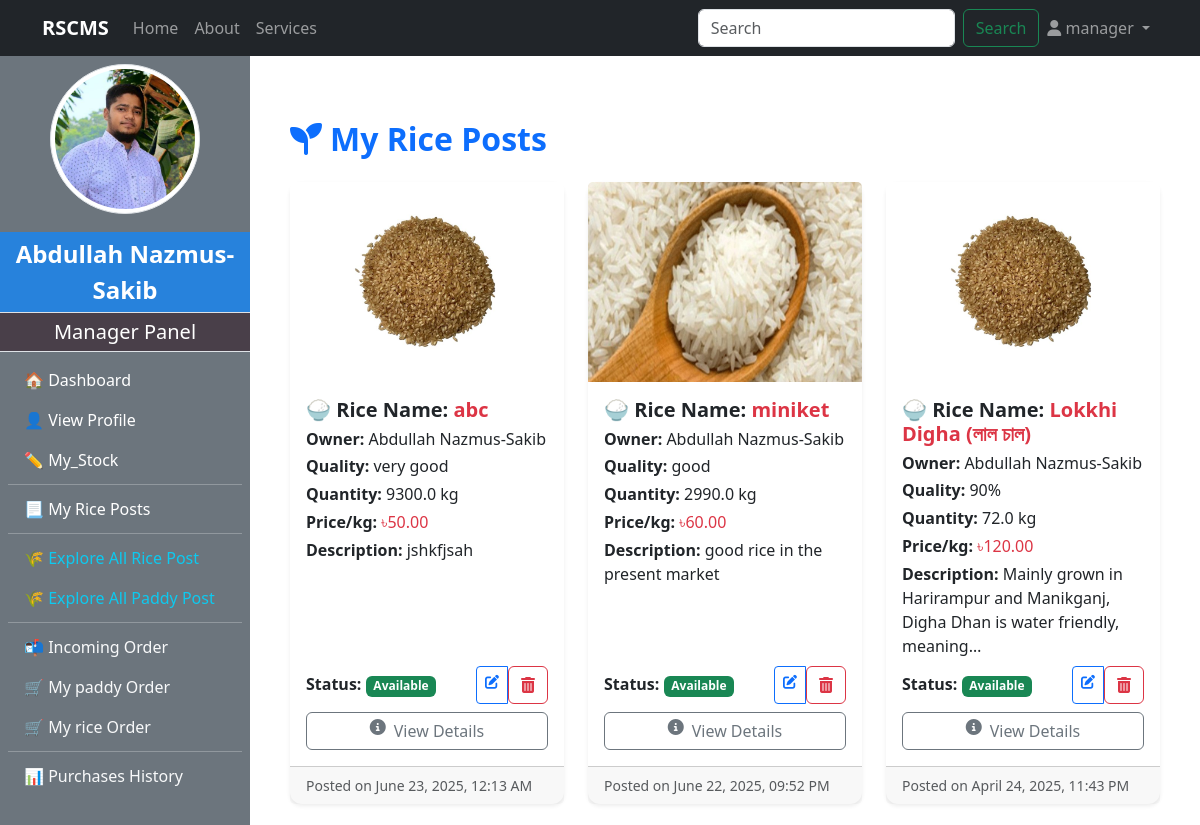
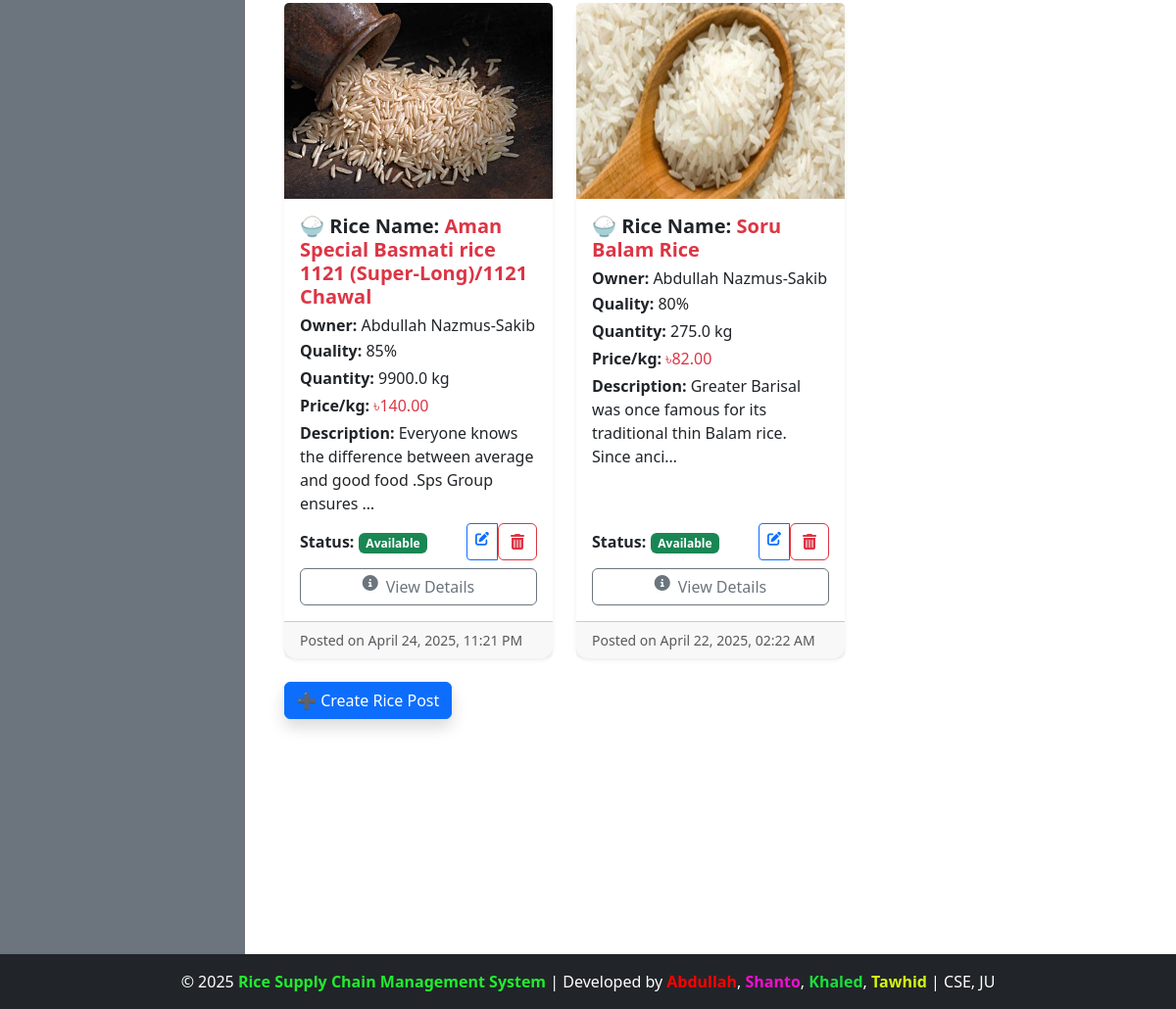
/manager/show_my_rice_post/ (signed in), run on the app's committed database (2 pictures, top to bottom).
### accounts/models.py (models this page shows, shortened)
class CustomUser(AbstractUser):
    ROLE_CHOICES = (
        ('admin', 'Admin'),
        ('manager', 'Manager'),
        ('customer', 'Customer'),
        ('dealer', 'Dealer'),
    )
    role = models.CharField(max_length=20, choices=ROLE_CHOICES, default='admin')

### manager/models.py (models this page shows, shortened)
class ManagerProfile(models.Model):
    user = models.OneToOneField(CustomUser,on_delete=models.CASCADE,limit_choices_to={'role':'manager'},related_name="managerprofile")
    full_name = models.CharField(max_length=100)
    phone_number = models.CharField(max_length=11)
    transaction_password = models.CharField(blank=True)
    address = models.TextField()
    mill_name = models.CharField(max_length=100)
    mill_location = models.TextField()
    profile_image = models.ImageField(upload_to="manager_profile/",blank=True,null=True)
    experience_year = models.PositiveIntegerField(blank=True, null=True)
    bio = models.TextField(blank=True)
    created_at = models.DateTimeField(auto_now_add=True)

class RicePost(models.Model):
    manager = models.ForeignKey(CustomUser,on_delete=models.CASCADE, limit_choices_to={'role':'manager'},related_name="managerPost")
    rice_name = models.CharField(max_length=200, blank=True, null=True)
    quality = models.CharField(max_length=100)
    quantity_kg = models.FloatField()
    price_per_kg = models.DecimalField(max_digits=6, decimal_places=2)
    description = models.TextField()
    is_sold = models.BooleanField(default=False)
    rice_image = models.ImageField(upload_to="rice_image/",blank=True,null=True)
    created_at = models.DateTimeField(auto_now_add=True)

### manager/views.py (the view)
# urls.py: path('show_my_rice_post/',views.show_my_rice_post, name='show_my_rice_post'),
@login_required(login_url="login")
@user_passes_test(check_manager)
def show_my_rice_post(request):
    if request.user.role in ['manager']:
        rice_posts = RicePost.objects.filter(manager=request.user, is_sold=False).order_by("-created_at")
    else:
        return HttpResponse("Only manager can see this post")
    context = {
        "check" : 2,
        'rice_posts':rice_posts
    }
    return render(request,"manager/show_rice_post.html",context)

### admin_panel/context_processors.py (called while the page is built)
def admin_profile(request):
    if request.user.is_authenticated:
        try:
            admin = AdminProfile.objects.get(user=request.user)
            return {'admin': admin}
        except AdminProfile.DoesNotExist:
            return {}
    return {}

### customer/context_processors.py (called while the page is built)
def customer_profile(request):
    if request.user.is_authenticated:
        try:
            customer = CustomerProfile.objects.get(user=request.user)
            return {'customer': customer}
        except CustomerProfile.DoesNotExist:
            return {}
    return {}

### manager/context_processors.py (called while the page is built)
def manager_profile(request):
    if request.user.is_authenticated:
        try:
            manager = ManagerProfile.objects.get(user=request.user)
            return {'manager': manager}
        except ManagerProfile.DoesNotExist:
            return {}
    return {}

### manager/views.py (called while the page is built)
def check_manager(user):
    return user.is_authenticated and user.role == 'manager'

### manager/templates/manager/show_rice_post.html (shortened to what this page needs)
{% extends 'base.html' %}
{% load static %}
{% block content %}
<div class="container mt-5">
    <h2 class="mb-4 text-primary fw-bold">
        {% if check == 1 %}
            <i class="fas fa-seedling me-2"></i>Explore Rice Posts
        {% elif check == 2 %}
            <i class="fas fa-seedling me-2"></i>My Rice Posts
        {% endif %}
    </h2>
    {% if rice_posts %}
        <div class="row row-cols-1 row-cols-md-2 row-cols-lg-3 g-4">
            {% for post in rice_posts %}
                <div class="col">
                    <div class="card h-100 border-0 shadow-sm transition card-hover">
                        <div class="overflow-hidden">
                            {% if post.rice_image %}
                                <img src="{{ post.rice_image.url }}" class="card-img-top img-hover" alt="Rice Image" style="height: 200px; object-fit: cover;">
                            {% else %}
                                <img src="{% static 'images/default_rice.jpg' %}" class="card-img-top img-hover" alt="Default Rice Image" style="height: 200px; object-fit: cover;">
                            {% endif %}
                        </div>
                        <div class="card-body d-flex flex-column">
                            <h5 class="fw-bold mb-2">🍚 Rice Name: <span class="text-danger">{{ post.rice_name }}</span></h5>
                            <h6 class="mb-1"><strong>Owner:</strong> {{ post.manager.managerprofile.full_name }}</h6>
                            <p class="mb-1"><strong>Quality:</strong> {{ post.quality }}</p>
                            <p class="mb-1"><strong>Quantity:</strong> {{ post.quantity_kg }} kg</p>
                            <p class="mb-1"><strong>Price/kg:</strong> <span class="text-danger">৳{{ post.price_per_kg }}</span></p>
                            <p class="mb-2"><strong>Description:</strong> {{ post.description|truncatechars:80 }}</p>
                            <div class="mt-auto">
                                <div class="d-flex justify-content-between align-items-center mb-2">
                                    <span class="fw-bold">Status:
                                        <span class="badge {% if post.is_sold %}bg-danger{% else %}bg-success{% endif %}">
                                            {% if post.is_sold %}Sold{% else %}Available{% endif %}
                                        </span>
                                    </span>
                                    {% if request.user.role == "manager" and request.user == post.manager %}
                                    <div class="btn-group btn-group-sm">
                                        <a href="{% url 'update_rice_post' post.id %}" class="btn btn-outline-primary" title="Edit">
                                            <i class="fas fa-edit"></i>
                                        </a>
                                        <form action="{% url 'delete_rice_post' post.id %}" method="POST" class="d-inline">
                                            <button type="submit" class="btn btn-outline-danger" title="Delete"
                                                onclick="return confirm('Are you sure you want to delete this post?');">
                                                <i class="fas fa-trash-alt"></i>
                                            </button>
                                        </form>
                                    </div>
                                    {% endif %}
                                </div>
                                <div class="d-grid gap-2">
                                    <a href="{% url 'individual_rice_post_detail' post.id %}" class="btn btn-outline-secondary d-flex justify-content-center gap-2">
                                        <i class="fas fa-info-circle"></i> View Details
                                    </a>
                                </div>
                            </div>
                        </div>
                        <div class="card-footer text-muted small">
                            Posted on {{ post.created_at|date:"F d, Y, h:i A" }}
                        </div>
                    </div>
                </div>
            {% endfor %}
        </div>
    {% endif %}
    {% if request.user.role != "customer" %}
        <a href="{% url 'rice_stock_report' %}" class="btn btn-primary mt-4 shadow">
            ➕ Create Rice Post
        </a>
    {% endif %}
</div>
{% endblock %}

### templates/navbar.html (shortened to what this page needs)
<nav class="navbar navbar-expand-lg navbar-dark bg-dark">
    <div class="container">
        <a class="navbar-brand fw-bold" href="http://127.0.0.1:8000/">RSCMS</a>
        <div class="collapse navbar-collapse" id="navbarNav">
            <ul class="navbar-nav me-auto">
                <li class="nav-item">
                    {% if request.user.is_authenticated %}
                    {% if request.user.role == "manager" %}
                    <a class="nav-link" href="{% url 'manager_dashboard' %}">Home</a>
                    {% elif request.user.role == "customer" %}
                    <a class="nav-link" href="{% url 'customer_dashboard' %}">Home</a>
                    {% elif request.user.role == "dealer" %}
                    <a class="nav-link" href="{% url 'dealer_dashboard' %}">Home</a>
                    {% elif request.user.role == "admin" %}
                    <a class="nav-link" href="{% url 'admin_dashboard' %}">Home</a>
                    {% endif %}
                    {% endif %}
                </li>
                <li class="nav-item">
                    <a class="nav-link" href="{% url 'about' %}">About</a>
                </li>
                <li class="nav-item">
                    <a class="nav-link" href="{% url 'services' %}">Services</a>
                </li>
            </ul>
           <form class="d-flex" action="{% url 'search' %}" method = "get">
                <input class="form-control me-2" type="search" placeholder="Search" aria-label="Search" name="query" id="search">
                <button class="btn btn-outline-success" type="submit">Search</button>
            </form>
            <ul class="navbar-nav">
                <li class="nav-item dropdown">
                    <a class="nav-link dropdown-toggle" href="#" id="userDropdown" role="button" data-bs-toggle="dropdown" aria-expanded="false">
                        <i class="fas fa-user"></i>
                        {% if request.user.is_authenticated %}
                        {{ request.user.username }}
                        {% else %}
                            Account
                        {% endif %}
                    </a>
                </li>
            </ul>
        </div>
    </div>
</nav>

### templates/SlideBar.html (shortened to what this page needs)
{% load static %}
{% if request.user.is_authenticated and request.user.role == "manager" %}
<div class="bg-secondary text-white d-flex flex-column" style="min-width: 250px; height: 100vh;" >
<div class="text-center my-2">
    {% if manager and manager.profile_image %}
        <img src="{{ manager.profile_image.url }}" class="rounded-circle img-thumbnail" style="width: 150px; height: 150px; object-fit: cover; margin-bottom: 10px;" alt="Profile Image">
    {% else %}
        <img src="{% static 'images/default_profile.png' %}" class="rounded-circle img-thumbnail" style="width: 150px; height: 150px; object-fit: cover; margin-bottom: 10px;" alt="Default Profile Image">
    {% endif %}
</div>
    <div class="sidebar-user-name p-1 fs-4 border-bottom">{{manager.full_name}}</div>
    <div class="sidebar-header p-1 fs-5 border-bottom">Manager Panel</div>
    <nav class="nav flex-column p-2">
        <a class="nav-link text-white {% if request.resolver_match.url_name == 'manager_dashboard' %}active{% endif %}" href="{% url 'manager_dashboard' %}">🏠 Dashboard</a>
        <a class="nav-link text-white {% if request.resolver_match.url_name == 'manager_profile' %}active{% endif %}" href="{% url 'manager_profile' %}">👤 View Profile</a>
        <a class="nav-link text-white {% if request.resolver_match.url_name == 'manager_stock_management' %}active{% endif %}" href="{% url 'manager_stock_management' %}">✏️ My_Stock</a>
        <hr class="my-1">
        <a class="nav-link text-white {% if request.resolver_match.url_name == 'show_my_rice_post' %}active{% endif %}" href="{% url 'show_my_rice_post' %}">📃 My Rice Posts</a>
        <hr class="my-1">
        <a class="nav-link text-info {% if request.resolver_match.url_name == 'explore_all_rice_post' %}active{% endif %}" href="{% url 'explore_all_rice_post' %}">🌾 Explore All Rice Post</a>
        <a class="nav-link text-info {% if request.resolver_match.url_name == 'explore_paddy_post' %}active{% endif %}" href="{% url 'explore_paddy_post' %}">🌾 Explore All Paddy Post</a>
        <hr class="my-1">
        <a class="nav-link text-light {% if request.resolver_match.url_name == 'incoming_order' %}active{% endif %}" href="{% url 'incoming_order' %}">📬 Incoming Order</a>
        <a class="nav-link text-light {% if request.resolver_match.url_name == 'my_paddy_order' %}active{% endif %}" href="{% url 'my_paddy_order' %}">🛒 My paddy Order</a>
        <a class="nav-link text-light {% if request.resolver_match.url_name == 'my_rice_order' %}active{% endif %}" href="{% url 'my_rice_order' %}">🛒 My rice Order</a>
        <hr class="my-1">
        <a class="nav-link text-light {% if request.resolver_match.url_name == 'purchase_history' %}active{% endif %}" href="{% url 'purchase_history' %}">📊 Purchases History</a>
    </nav>
</div>
{% endif %}

### static/manager/css/dashboard.css (style rules this page uses)
body { display: flex; min-height: 100vh; margin: 0; }
.sidebar-header { font-size: 1.5rem; padding: 10px; background-color: #493f49; text-align: center; }
.sidebar-user-name { font-size: 1.2rem; padding: 10px; background-color: #2782dc; text-align: center; font-weight: bold; }

### manager/templates/manager/show_rice_post.html (style rules this page uses)
.card-hover { transition: transform 0.3s ease, box-shadow 0.3s ease; border-radius: 12px; }
.img-hover { transition: transform 0.3s ease-in-out; }

### data on the page
CustomUser: user.username "manager"
ManagerProfile: profile_image (picture), full_name "Abdullah Nazmus-Sakib"
RicePost: rice_image (picture), rice_name "abc", manager.managerprofile.full_name "Abdullah Nazmus-Sakib", quality "very good", quantity_kg "9300.0", price_per_kg "50.00", description "jshkfjsah", is_sold "Available", created_at "June 23, 2025, 12:13 AM"
RicePost: rice_image (picture), rice_name "miniket", manager.managerprofile.full_name "Abdullah Nazmus-Sakib", quality "good", quantity_kg "2990.0", price_per_kg "60.00", description "good rice in the present market", is_sold "Available", created_at "June 22, 2025, 09:52 PM"
RicePost: rice_image (picture), rice_name "Lokkhi Digha (লাল চাল)", manager.managerprofile.full_name "Abdullah Nazmus-Sakib", quality "90%", quantity_kg "72.0", price_per_kg "120.00", description "Mainly grown in Harirampur and Manikganj, Digha Dhan is water friendly, meaning…", is_sold "Available", created_at "April 24, 2025, 11:43 PM"
RicePost: rice_image (picture), rice_name "Aman Special Basmati rice 1121 (Super-Long)/1121 Chawal", manager.managerprofile.full_name "Abdullah Nazmus-Sakib", quality "85%", quantity_kg "9900.0", price_per_kg "140.00", description "Everyone knows the difference between average and good food .Sps Group ensures …", is_sold "Available", created_at "April 24, 2025, 11:21 PM"
RicePost: rice_image (picture), rice_name "Soru Balam Rice", manager.managerprofile.full_name "Abdullah Nazmus-Sakib", quality "80%", quantity_kg "275.0", price_per_kg "82.00", description "Greater Barisal was once famous for its traditional thin Balam rice. Since anci…", is_sold "Available", created_at "April 22, 2025, 02:22 AM"
